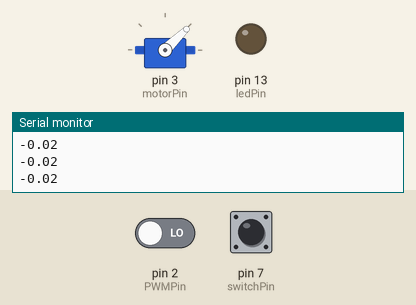
A sketch run on a simulated Arduino Uno, built with avr-gcc and run on an emulated ATmega328P. Parts: servo, output pins drawn as LEDs (lit = HIGH), the last lines printed to the serial monitor. Inputs (shaded band) come from the test bench; at power-on: pin 7 (switchPin) LOW, pin 2 (PWMPin) LOW.

Above: at 1.2 s.
1.3 s: pin 7 (switchPin) pulled HIGH for 0.15 s
At 1.4 s:
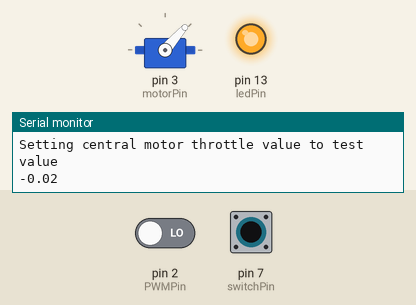
3.0 s: pin 7 (switchPin) pulled HIGH for 3.2 s
At 6.6 s:
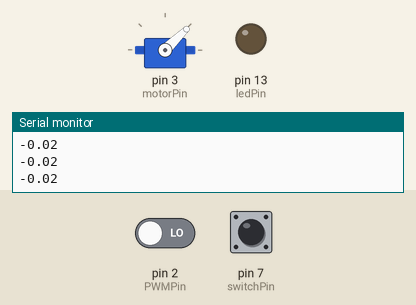
Timing chart, 0 to 8.1 s (numbered marks = the images above; inputs shaded):
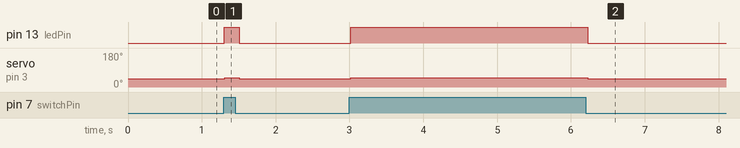

The sketch:

PWMEncoder.ino
```cpp
/*
 * Maven Holst
 * 07/29/21
 *
 * Reads motor encoder readings periodically using PWM. Can tell
 * motor to rotate shaft with switch.
 */

#include <SoftwareSerial.h>
#include <stdio.h>
#include <Servo.h>

const int PWMPin = 2;
const int motorPin = 3;
const int switchPin = 7;
const int ledPin = 13;

float PWMMax = 910.17;
float PWMMin = 0.0556;

volatile unsigned long timerStart;
volatile int lastInterruptTime;
volatile int pulseTime;

volatile float angle = 0;

Servo C;
int PWMLow = 1000;
int PWMTest = 1050;
int switchState = 0;
int lastSwitchState = 0;

void calcSignal() {
    lastInterruptTime = micros();
    if (digitalRead(PWMPin) == HIGH) {
        timerStart = micros();
    } else if (timerStart != 0) {
            pulseTime = ((volatile int)micros() - timerStart);
            timerStart = 0;
    }
}

float getAngle() {
    return ((float)pulseTime - PWMMin) * (16383.0f / 16384.0f) * 360.0f / (PWMMax - PWMMin);
}

void setup() {
    pinMode(switchPin, INPUT);
    pinMode(ledPin, OUTPUT);

    timerStart = 0;
    attachInterrupt(digitalPinToInterrupt(PWMPin), calcSignal, CHANGE);
    Serial.begin(115200);
    //while (!Serial.available()) {}

    C.attach(motorPin);
    C.writeMicroseconds(PWMLow);
}

void loop() {
    switchState = digitalRead(switchPin);

    if (switchState != lastSwitchState) {
        if (switchState == HIGH) {
            Serial.println("Setting central motor throttle value to test value");
            digitalWrite(ledPin, HIGH);
            C.writeMicroseconds(PWMTest);
        } else {
            Serial.println("Setting central motor throttle value to low");
            digitalWrite(ledPin, LOW);
            C.writeMicroseconds(PWMLow);
        }
    }

    lastSwitchState = switchState;

    Serial.println(getAngle());
    delay(100);
}
```

Measured:
- after the input at 1.3 s, pin 13 (ledPin): LOW → HIGH at once, → LOW 0.20 s later; servo on pin 3 (motorPin): 44° → 49° at once, → 44° 0.20 s later
- after the input at 3.0 s, pin 13 (ledPin): LOW → HIGH at once, → LOW 3.2 s later; servo on pin 3 (motorPin): 44° → 49° at once, → 44° 3.2 s later
